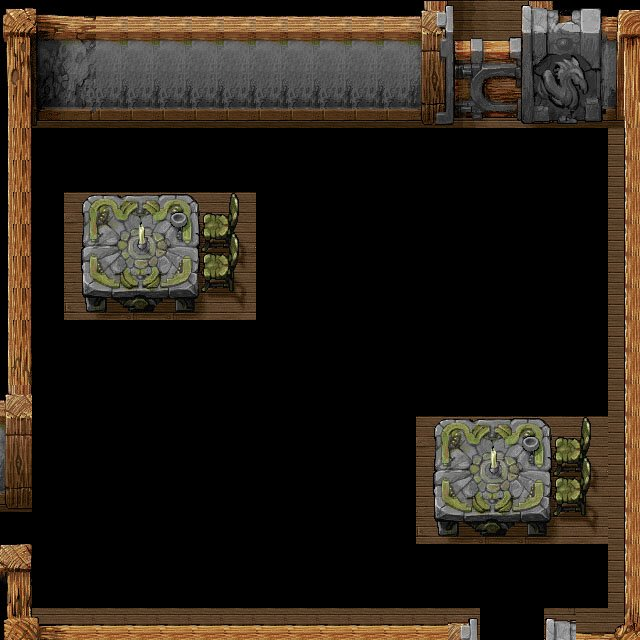

This game map was drawn from its Tiled (.tmx) file and the tilesets committed beside it. A one-line description and the full map source follow:
An orthogonal 20x20 tile map with 32x32 px tiles, 1 tile layer (Tile Layer 2), 1 hidden layer not drawn.

<map version="1.0" tiledversion="1.0.3" orientation="orthogonal" renderorder="right-down" width="20" height="20" tilewidth="32" tileheight="32" nextobjectid="1">
 <tileset firstgid="1" source="Image.tsx" />
 <layer name="Tile Layer 1" width="20" height="20" visible="0">
  <data encoding="csv">
5,6,7,8,8,8,8,8,9,9,9,9,9,10,11,12,13,14,15,18,
25,26,27,29,29,29,29,29,29,29,29,29,29,30,31,32,33,34,35,38,
65,46,47,49,49,49,49,49,49,49,49,49,49,50,51,52,53,54,55,58,
65,66,67,69,69,69,69,69,69,69,69,69,69,70,71,72,73,74,75,78,
65,86,88,88,88,88,88,88,88,88,88,95,95,95,92,92,93,95,95,118,
65,107,211,211,211,211,211,211,211,188,188,188,188,188,188,188,188,188,188,118,
65,107,211,211,211,211,211,211,211,211,211,211,211,211,211,211,211,211,211,118,
65,107,107,211,211,211,211,211,211,211,211,211,211,211,211,211,211,228,228,118,
65,107,127,211,211,211,211,211,211,211,211,211,188,211,211,211,188,188,228,118,
65,107,211,211,211,211,211,211,211,211,211,211,211,211,211,211,211,211,228,118,
65,107,211,211,211,211,211,211,211,211,211,211,211,211,211,211,211,211,228,118,
65,107,188,188,188,211,211,211,188,188,188,188,188,188,188,208,228,188,228,118,
105,107,188,211,211,211,211,211,208,188,188,188,188,188,188,228,228,208,208,118,
125,107,188,228,228,211,211,211,211,211,211,211,188,211,211,211,211,211,211,118,
145,107,188,188,228,228,228,211,211,211,211,211,211,211,211,211,211,211,211,118,
165,107,188,208,228,228,228,228,188,188,188,208,211,211,211,211,211,211,211,118,
185,107,188,228,228,228,228,228,188,188,188,188,188,211,211,211,211,211,211,118,
205,107,208,208,208,228,228,228,208,208,208,208,208,208,208,208,208,208,208,118,
225,107,228,228,228,228,228,228,228,228,228,228,228,228,228,228,228,228,228,118,
245,246,247,247,247,247,247,247,247,247,247,247,247,247,249,250,251,252,177,178
</data>
 </layer>
 <layer name="Tile Layer 2" width="20" height="20">
  <data encoding="csv">
5,6,7,9,9,9,9,9,9,9,9,9,9,10,11,12,13,14,15,18,
25,26,27,29,29,29,29,29,29,29,29,29,29,30,31,32,33,34,35,38,
45,46,47,49,49,49,49,49,49,49,49,49,49,50,51,52,53,54,55,58,
65,66,67,69,69,69,69,69,69,69,69,69,69,70,71,72,73,74,75,78,
65,0,0,0,0,0,0,0,0,0,0,0,0,0,0,0,0,0,0,158,
65,0,0,0,0,0,0,0,0,0,0,0,0,0,0,0,0,0,0,158,
65,0,108,109,110,111,112,113,0,0,0,0,0,0,0,0,0,0,0,158,
65,0,128,129,130,131,132,133,0,0,0,0,0,0,0,0,0,0,0,158,
65,0,148,149,150,151,152,153,0,0,0,0,0,0,0,0,0,0,0,158,
65,0,168,169,170,171,172,173,0,0,0,0,0,0,0,0,0,0,0,158,
65,0,0,0,0,0,0,0,0,0,0,0,0,0,0,0,0,0,0,158,
85,0,0,0,0,0,0,0,0,0,0,0,0,0,0,0,0,0,0,158,
105,0,0,0,0,0,0,0,0,0,0,0,0,0,0,0,0,0,0,158,
125,0,0,0,0,0,0,0,0,0,0,0,0,108,109,110,111,112,113,158,
145,0,0,0,0,0,0,0,0,0,0,0,0,128,129,130,131,132,133,158,
165,0,0,0,0,0,0,0,0,0,0,0,0,148,149,150,151,152,153,158,
0,0,0,0,0,0,0,0,0,0,0,0,0,168,169,170,171,172,173,158,
205,0,0,0,0,0,0,0,0,0,0,0,0,0,0,0,0,0,0,158,
225,0,0,0,0,0,0,0,0,0,0,0,0,0,0,0,0,0,0,158,
245,246,247,247,247,247,247,247,247,247,247,247,247,247,249,0,0,252,177,178
</data>
 </layer>
</map>
